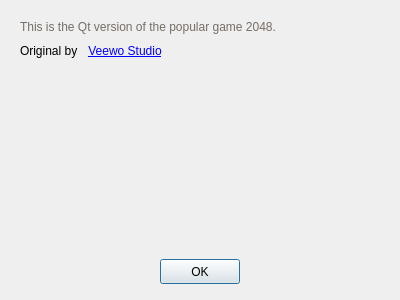
<?xml version="1.0" encoding="UTF-8"?>
<ui version="4.0">
 <class>DlgAboutClass</class>
 <widget class="QDialog" name="DlgAboutClass">
  <property name="windowModality">
   <enum>Qt::ApplicationModal</enum>
  </property>
  <property name="geometry">
   <rect>
    <x>0</x>
    <y>0</y>
    <width>400</width>
    <height>300</height>
   </rect>
  </property>
  <property name="windowTitle">
   <string>About 2048...</string>
  </property>
  <layout class="QGridLayout" name="gridLayout">
   <item row="1" column="0" colspan="2">
    <widget class="QFrame" name="frame_2">
     <property name="sizePolicy">
      <sizepolicy hsizetype="Expanding" vsizetype="Fixed">
       <horstretch>0</horstretch>
       <verstretch>0</verstretch>
      </sizepolicy>
     </property>
     <property name="minimumSize">
      <size>
       <width>0</width>
       <height>35</height>
      </size>
     </property>
     <property name="maximumSize">
      <size>
       <width>16777215</width>
       <height>35</height>
      </size>
     </property>
     <property name="frameShape">
      <enum>QFrame::NoFrame</enum>
     </property>
     <property name="frameShadow">
      <enum>QFrame::Plain</enum>
     </property>
     <layout class="QHBoxLayout" name="horizontalLayout">
      <property name="spacing">
       <number>0</number>
      </property>
      <property name="leftMargin">
       <number>0</number>
      </property>
      <property name="topMargin">
       <number>0</number>
      </property>
      <property name="rightMargin">
       <number>0</number>
      </property>
      <property name="bottomMargin">
       <number>0</number>
      </property>
      <item>
       <widget class="QPushButton" name="okButton">
        <property name="minimumSize">
         <size>
          <width>80</width>
          <height>25</height>
         </size>
        </property>
        <property name="maximumSize">
         <size>
          <width>80</width>
          <height>25</height>
         </size>
        </property>
        <property name="text">
         <string>OK</string>
        </property>
       </widget>
      </item>
     </layout>
    </widget>
   </item>
   <item row="0" column="0">
    <widget class="QFrame" name="frame">
     <property name="sizePolicy">
      <sizepolicy hsizetype="Expanding" vsizetype="Expanding">
       <horstretch>0</horstretch>
       <verstretch>0</verstretch>
      </sizepolicy>
     </property>
     <property name="frameShape">
      <enum>QFrame::NoFrame</enum>
     </property>
     <property name="frameShadow">
      <enum>QFrame::Plain</enum>
     </property>
     <layout class="QGridLayout" name="gridLayout_2">
      <item row="2" column="1">
       <widget class="QPushButton" name="pbLink">
        <property name="sizePolicy">
         <sizepolicy hsizetype="Fixed" vsizetype="Fixed">
          <horstretch>0</horstretch>
          <verstretch>0</verstretch>
         </sizepolicy>
        </property>
        <property name="font">
         <font>
          <underline>true</underline>
         </font>
        </property>
        <property name="cursor">
         <cursorShape>PointingHandCursor</cursorShape>
        </property>
        <property name="focusPolicy">
         <enum>Qt::NoFocus</enum>
        </property>
        <property name="styleSheet">
         <string notr="true">color:blue</string>
        </property>
        <property name="text">
         <string>Veewo Studio</string>
        </property>
        <property name="autoDefault">
         <bool>false</bool>
        </property>
        <property name="flat">
         <bool>true</bool>
        </property>
       </widget>
      </item>
      <item row="4" column="1">
       <spacer name="verticalSpacer">
        <property name="orientation">
         <enum>Qt::Vertical</enum>
        </property>
        <property name="sizeHint" stdset="0">
         <size>
          <width>20</width>
          <height>40</height>
         </size>
        </property>
       </spacer>
      </item>
      <item row="2" column="0">
       <widget class="QLabel" name="label">
        <property name="sizePolicy">
         <sizepolicy hsizetype="Fixed" vsizetype="Preferred">
          <horstretch>0</horstretch>
          <verstretch>0</verstretch>
         </sizepolicy>
        </property>
        <property name="text">
         <string>Original by</string>
        </property>
       </widget>
      </item>
      <item row="1" column="0" colspan="3">
       <widget class="Label" name="lblInfo">
        <property name="sizePolicy">
         <sizepolicy hsizetype="Expanding" vsizetype="Fixed">
          <horstretch>0</horstretch>
          <verstretch>0</verstretch>
         </sizepolicy>
        </property>
        <property name="styleSheet">
         <string notr="true">color: rgb(119, 110, 101);</string>
        </property>
        <property name="text">
         <string>&lt;html&gt;&lt;head/&gt;&lt;body&gt;&lt;p&gt;This is the Qt version of the popular game 2048.&lt;/p&gt;&lt;/body&gt;&lt;/html&gt;</string>
        </property>
        <property name="textFormat">
         <enum>Qt::RichText</enum>
        </property>
        <property name="wordWrap">
         <bool>true</bool>
        </property>
        <property name="openExternalLinks">
         <bool>true</bool>
        </property>
        <property name="textInteractionFlags">
         <set>Qt::TextBrowserInteraction</set>
        </property>
       </widget>
      </item>
     </layout>
    </widget>
   </item>
  </layout>
 </widget>
 <customwidgets>
  <customwidget>
   <class>Label</class>
   <extends>QLabel</extends>
   <header>Label.h</header>
  </customwidget>
 </customwidgets>
 <resources/>
 <connections>
  <connection>
   <sender>okButton</sender>
   <signal>clicked()</signal>
   <receiver>DlgAboutClass</receiver>
   <slot>accept()</slot>
   <hints>
    <hint type="sourcelabel">
     <x>351</x>
     <y>38</y>
    </hint>
    <hint type="destinationlabel">
     <x>233</x>
     <y>29</y>
    </hint>
   </hints>
  </connection>
 </connections>
</ui>
